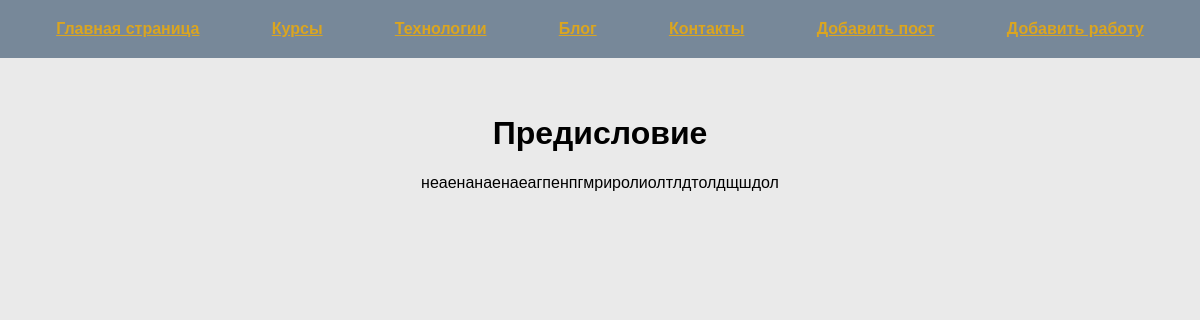
The app's page /post/alias with its own data.
### tables this page shows
CREATE TABLE mainmenu(
id INTEGER PRIMARY KEY AUTOINCREMENT,
title TEXT NOT NULL,
url TTEXT NOT NULL
    );

CREATE TABLE posts(
id INTEGER PRIMARY KEY AUTOINCREMENT,
title TEXT NOT NULL,
text TEXT NOT NULL,
url TEXT NOT NULL,
time INTEGER NOT NULL
);

### first.py (the view)
@app.route("/post/<alias>")
def show_post(alias):
    db = get_db()
    dbase = FDataBase(db)
    title, post, url = dbase.get_post(alias)
    if not title:
        abort(404)
    return render_template('post.html', menu=dbase.get_menu(), title=title, post=post)

### FDataBase.py (called while the page is built)
    def get_menu(self):
        sql = "SELECT * FROM mainmenu"
        try:
            self.__cur.execute(sql)
            res = self.__cur.fetchall()
            if res:
                return res
        except IOError:
            print("Ошибка чтения из БД")
        return []

    def get_post(self, alias):
        try:
            self.__cur.execute(f"SELECT title, text, url FROM posts WHERE url='{alias}' LIMIT 1")
            res = self.__cur.fetchone()
            if res:
                return res
        except sqlite3.Error as e:
            print("Ошибка получения поста !!!! " + str(e))
        return False, False

### first.py (called while the page is built)
def connect_db():
    con = sqlite3.connect(app.config['DATABASE'])
    con.row_factory = sqlite3.Row
    return con

def get_db():
    if not hasattr(g, 'link_db'):
        g.link_db = connect_db()
    return g.link_db

### templates/post.html (shortened to what this page needs)
{% extends 'base.html' %}
{% block content %}
{{ post | safe }}
{% endblock %}

### templates/base.html (shortened to what this page needs)
<!DOCTYPE html>
<html lang="en">
<head>
    <link rel="stylesheet" href="{{ url_for('static', filename='css/style.css') }}">
</head>
<body>
    {% block menu %}
    <ul class="menu">
        {% for m in menu %}
        <li>
            <a href="{{ m.url }}">{{ m.title }}</a>
        </li>
        {% endfor %}
    </ul>
<div class="page">
    <div class="text">
    {% endblock %}
        <h1 class="title">{{title}}</h1>
        {% block content %}
        {% endblock %}
    </div>
</div>
</body>
</html>

### static/css/style.css (style rules this page uses)
body { background: #eaeaea; margin: 0; padding: 0; font-family: Verdana, Geneva, Tahoma, sans-serif; }
.menu { background: lightslategrey; list-style: none; display: flex; justify-content: space-around; padding: 20px; margin-top: 0; }
.page { max-width: 1200px; margin: 0 auto; padding: 20px; box-sizing: border-box; text-align: center; }
.title { text-align: center; }
.menu a { font-weight: bold; color: goldenrod; }
ul { list-style: none; padding: 0; }

### records on screen
mainmenu: title "Главная страница"
mainmenu: title "Курсы"
mainmenu: title "Технологии"
mainmenu: title "Блог"
mainmenu: title "Контакты"
mainmenu: title "Добавить пост"
mainmenu: title "Добавить работу"
posts: title "Предисловие", text "неаенанаенаеагпенпгмриролиолтлдтолдщшдол"
